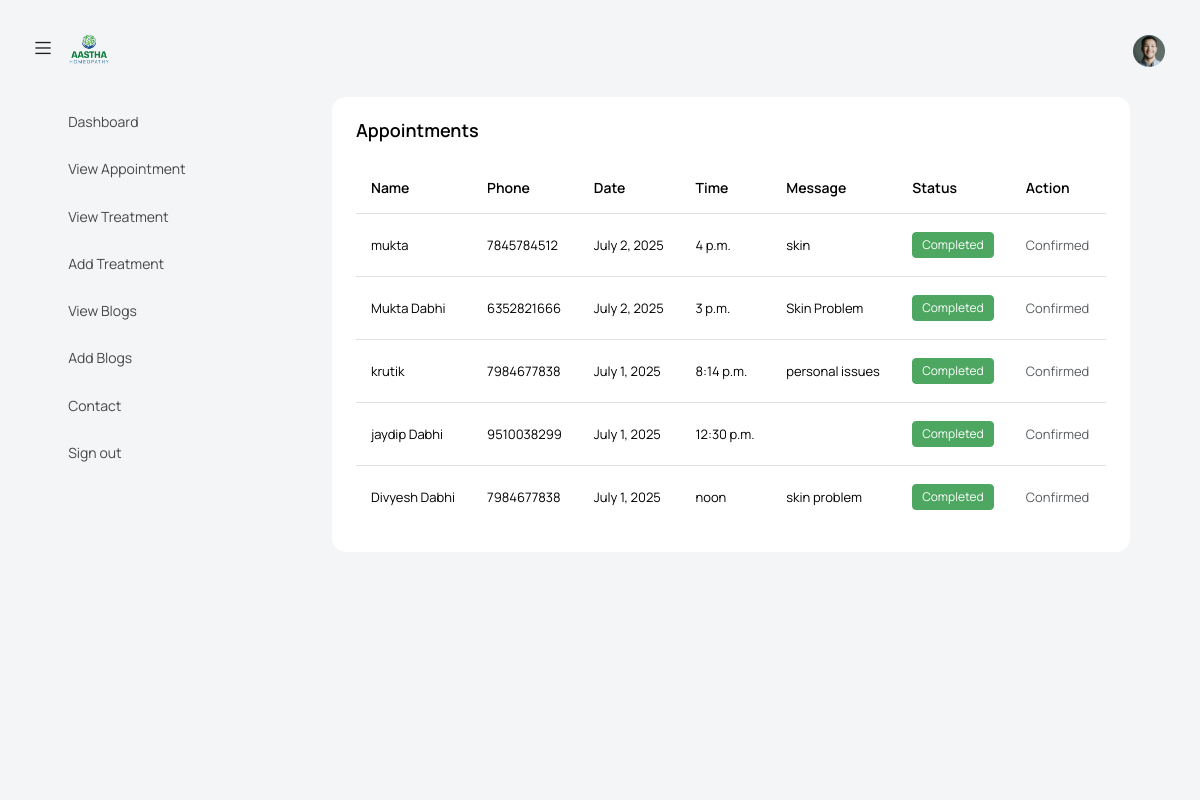
The page /doctor/appointments/ (signed in) on the database as committed earlier.
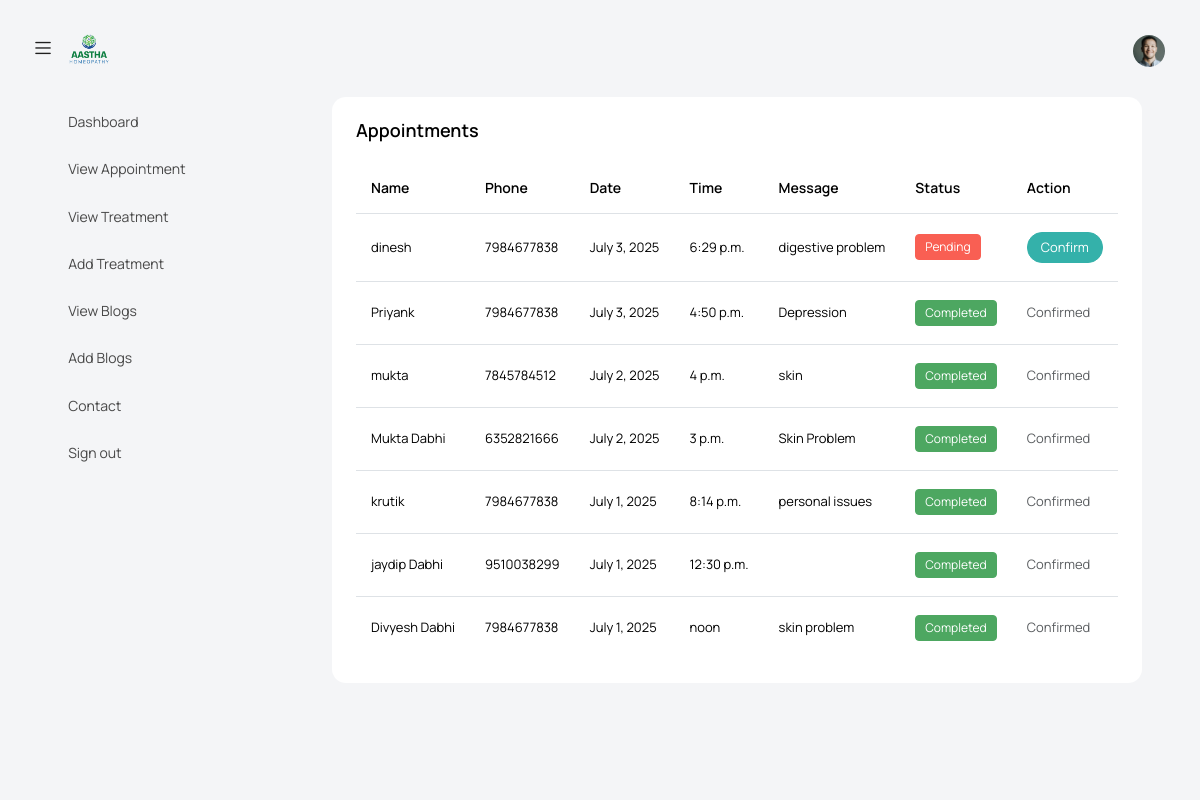
The same page on the database as committed later.
### aastha/models.py (models this page shows, shortened)
class Appointment(models.Model):
    user = models.ForeignKey(User, on_delete=models.CASCADE, null=True, blank=True)  # allow null for existing data
    name = models.CharField(max_length=100)
    email = models.EmailField()
    phone = models.CharField(max_length=20)
    doctor = models.CharField(max_length=100)
    date = models.DateField()
    time = models.TimeField()
    message = models.TextField(blank=True)
    is_confirmed = models.BooleanField(default=False)
    created_at = models.DateTimeField(auto_now_add=True)
    class Meta:
        unique_together = ('date', 'time')  # Prevent duplicate slots

### doctor/views.py (the view)
# urls.py: path('appointments/', views.appointments, name='admin_appointments'),
@staff_member_required
@login_required(login_url='admin_login')
def appointments(request):
    appointments = Appointment.objects.all().order_by('-date')
    return render(request, 'admin_appointments.html', {'appointments': appointments})

### doctor/templates/admin_appointments.html (shortened to what this page needs)
{% extends 'adminbase.html' %}
{% block content %}
<div class="content-wrapper">
  <div class="row">
    <div class="col-lg-12 grid-margin stretch-card">
      <div class="card">
        <div class="card-body">
          <h4 class="card-title">Appointments</h4>
          <div class="table-responsive">
            <table class="table">
              <thead>
                <tr>
                  <th>Name</th>
                  <th>Phone</th>
                  <th>Date</th>
                  <th>Time</th>
                  <th>Message</th>
                  <th>Status</th>
                  <th>Action</th>
                </tr>
              </thead>
              <tbody>
                {% for app in appointments %}
                <tr>
                  <td>{{ app.name }}</td>
                  <td>{{ app.phone }}</td>
                  <td>{{ app.date }}</td>
                  <td>{{ app.time }}</td>
                  <td>{{ app.message }}</td>
                  <td>
                    {% if not app.is_confirmed %}
                      <label class="badge badge-danger">Pending</label>
                    {% else %}
                      <label class="badge badge-success">Completed</label>
                    {% endif %}
                  </td>
                  <td>
                    {% if not app.is_confirmed %}
                      {% if user.is_superuser %}
                      <form method="post" action="{% url 'confirm_appointment' app.id %}">
                        <button type="submit" class="btn btn-sm btn-success">Confirm</button>
                      </form>
                      {% else %}
                      <span class="text-danger">Admin only</span>
                      {% endif %}
                    {% else %}
                      <span class="text-muted">Confirmed</span>
                    {% endif %}
                  </td>
                </tr>
                {% endfor %}
              </tbody>
            </table>
          </div>
        </div>
      </div>
    </div>
  </div>
</div>
{% endblock %}

Rows that differ between the two databases and show on the page:
added Appointment: name "dinesh", phone "7984677838", date "July 3, 2025", time "6:29 p.m.", message "digestive problem", is_confirmed "Pending"
added Appointment: name "Priyank", phone "7984677838", date "July 3, 2025", time "4:50 p.m.", message "Depression", is_confirmed "Completed"
